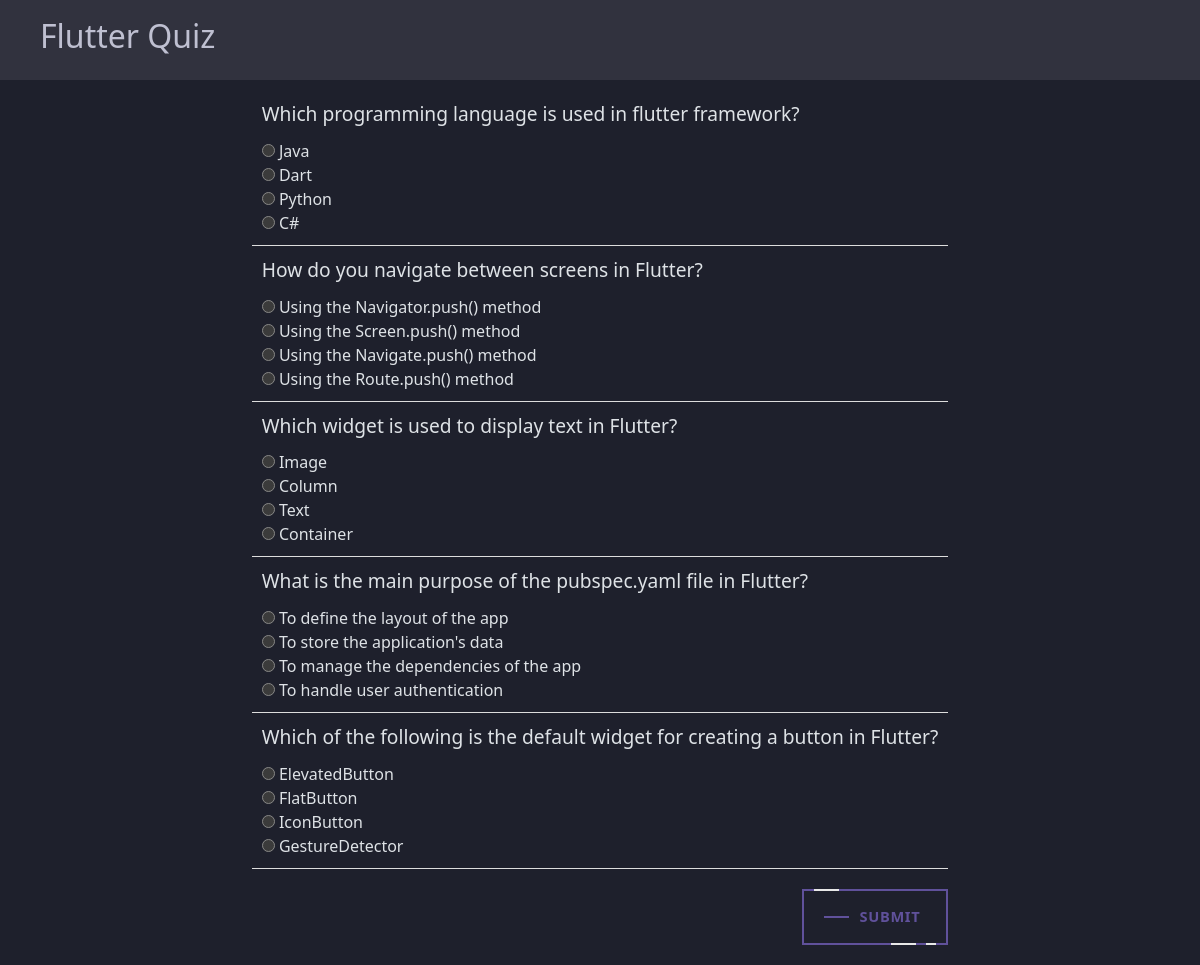
Page /2/quiz/ (signed in) on the committed database.
### quizify/models.py (models this page shows, shortened)
class Event(models.Model):
    eventName = models.CharField(max_length=255, unique=True, help_text='Name of the event')
    description = models.TextField(blank=True, help_text='Detailed description of the event')
    image = models.ImageField(upload_to='photos/', default='photos/default.png', help_text='Event image/poster')

class QuizQuestion(models.Model):
    event = models.ForeignKey(Event, on_delete=models.CASCADE, related_name='eventQuiz')
    question = models.TextField(help_text='The quiz question')
    optionA = models.CharField(max_length=255, help_text='Option A')
    optionB = models.CharField(max_length=255, help_text='Option B')
    optionC = models.CharField(max_length=255, help_text='Option C')
    optionD = models.CharField(max_length=255, help_text='Option D')
    answer = models.CharField(
        max_length=1,
        choices= [('A', 'Option A'), ('B', 'Option B'), ('C', 'Option C'), ('D', 'Option D')],
        help_text='Correct answer option'
    )

### quizify/views.py (the view)
# urls.py: path('<eventId>/quiz/', views.quiz, name='quiz'),
@login_required
def quiz(request, eventId):
    score = 0
    event = get_object_or_404(Event, id=eventId)
    questions = QuizQuestion.objects.filter(event_id=eventId)
    correct_answers = {question.id: question.answer for question in questions}
    if request.method == 'POST':
        form = QuizForm(request.POST, questions=questions)
        if form.is_valid():
            user_answers = {}
            for question in questions:
                user_answers[question.id] = form.cleaned_data[f'question_{question.id}']
                if user_answers[question.id] == correct_answers[question.id]:
                    score += 1
            for question in questions:
                selected_option = form.cleaned_data[f'question_{question.id}']
                QuizResponse.objects.create(
                    user=request.user,  # The logged-in user
                    question=question,
                    selected_option=selected_option,
                    score=score,
                )
            return render(request, 'result.html', {'user_answers': user_answers, 'score': score})
    else:
        form = QuizForm(questions=questions)
    return render(request, 'quiz.html', {'form': form, 'questions': questions, 'event': event})

### quizify/forms.py
class QuizForm(forms.Form):
    def __init__(self, *args, **kwargs):
        questions = kwargs.pop('questions', None)
        super().__init__(*args, **kwargs)
        if questions:
            for question in questions:
                self.fields[f'question_{question.id}'] = forms.ChoiceField(
                    label=question.question,
                    choices=[
                        ('A', question.optionA),
                        ('B', question.optionB),
                        ('C', question.optionC),
                        ('D', question.optionD),
                    ],
                    widget=forms.RadioSelect,
                    required=True,
                )

### quizify/templates/quiz.html (shortened to what this page needs)
{% extends "layout.html" %}
{% load static %}
{% block navbar %}
    <nav class="navbar" style="background: #31323e;">
      <div class="navbar-title" style="margin-left: 20px; margin-right: 30px; color: #bfc0d1;"><h2>{{event.eventName}}</h2></div>
    </nav>
    {% endblock %}
{%block content %}
<div class="page-wrapper">
<div class="content2">
{% if questions %}
<form method="post">
  {% for field in form %}
                <div class="questionCard">
                    <div class="question">
                        {{ field.label }}
                    </div>
                    <div class="options">
                        {{ field }}
                    </div>
                </div>
            {% endfor %}
            <button class="fancy" type="submit" style="margin-top: 20px; margin-bottom: 20px;">
              <span class="top-key"></span>
              <span class="text">Submit</span>
              <span class="bottom-key-1"></span>
              <span class="bottom-key-2"></span>
          </button>
</form>
</div></div>
{% else %}
<h2>Quiz not started yet.</h2>
{% endif %}
{% endblock %}

### static/css/styles.css (style rules this page uses)
.fancy { background-color: transparent; border: 2px solid #60519b; border-radius: 0; box-sizing: border-box; color: #fff; cursor: pointer; display: inline-block; float: right; font-weight: 700; letter-spacing: 0.05em; margin: 0; outline: none; overflow: visible; padding: 1.25em 2em; position: relative; text-align: center; text-decoration: none; text-transform: none; transition: all 0.3s ease-in-out; user-select: none; font-size: 13px; }
.fancy::before { content: " "; width: 1.5625rem; height: 2px; background: #60519b; top: 50%; left: 1.5em; position: absolute; transform: translateY(-50%); transform-origin: center; transition: background 0.3s linear, width 0.3s linear; }
.fancy .text { font-size: 1.125em; line-height: 1.33333em; padding-left: 2em; display: block; text-align: left; transition: all 0.3s ease-in-out; text-transform: uppercase; text-decoration: none; color: #60519b; }
.fancy .top-key { height: 2px; width: 1.5625rem; top: -2px; left: 0.625rem; position: absolute; background: #e8e8e8; transition: width 0.5s ease-out, left 0.3s ease-out; }
.fancy .bottom-key-1 { height: 2px; width: 1.5625rem; right: 1.875rem; bottom: -2px; position: absolute; background: #e8e8e8; transition: width 0.5s ease-out, right 0.3s ease-out; }
.fancy .bottom-key-2 { height: 2px; width: 0.625rem; right: 0.625rem; bottom: -2px; position: absolute; background: #e8e8e8; transition: width 0.5s ease-out, right 0.3s ease-out; }

### templates/layout.html (style rules this page uses)
body { margin: 0; padding: 0; padding-top: 80px; display: flex; justify-content: center; align-items: center; height: 100vh; background-color: #f0f0f0; }
.navbar { width: 100%; height: 80px; background-color: #333; display: flex; align-items: center; padding: 0 20px; position: fixed; top: 0; z-index: 1000; }
.content, .content2 { display: flex; flex-direction: column; align-items: center; justify-content: flex-start; margin-top: 10px; gap: 20px; width: 100%; min-height: 100vh; }
.page-wrapper { display: flex; flex-direction: column; height: 100%; }
.questionCard { padding: 10px; border-bottom: 1px solid #ddd; }
.question { font-size: 1.2rem; margin-bottom: 10px; }
.options { display: flex; flex-direction: column; gap: 10px; }

### rows in the picture
Event: eventName "Flutter Quiz"
QuizQuestion: label "Which programming language is used in flutter framework?"
QuizQuestion: label "How do you navigate between screens in Flutter?"
QuizQuestion: label "Which widget is used to display text in Flutter?"
QuizQuestion: label "What is the main purpose of the pubspec.yaml file in Flutter?"
QuizQuestion: label "Which of the following is the default widget for creating a button in Flutter?"
